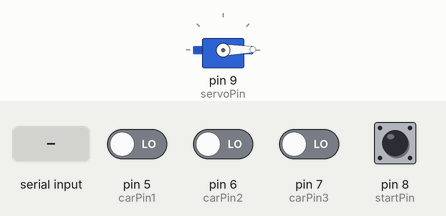
Bench run of a sketch on a simulated Arduino Uno, built with avr-gcc and run on an emulated ATmega328P. Parts: servo. The test bench sets the inputs (shaded band); at power-on: pin 5 (carPin1), pin 6 (carPin2), pin 7 (carPin3), pin 8 (startPin) LOW. What the sketch prints to the serial monitor is not drawn.

Above: at 1.2 s.
1.3 s: "6" received over Serial
At 1.8 s:
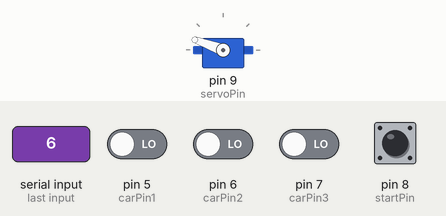
2.8 s: "1" received over Serial
4.3 s: pin 8 (startPin) pulled HIGH for 0.15 s
Timing chart, 0 to 7.3 s (numbered marks = the images above; inputs shaded):
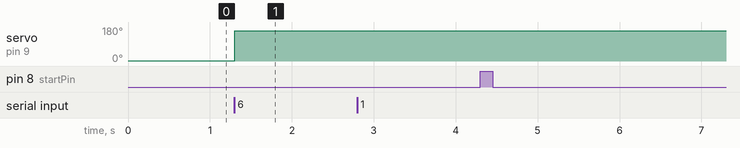

The sketch:

sketch.ino
```cpp
// (licence header left out)
#include <stdio.h>
#include <Servo.h>

#define READY    0
#define RACING   1
#define FINISHED 2

#define SERVOSTART 1
#define SERVOEND   160

const int resetPin = 4;
const int startPin = 8;
const int carPin1 = 5;
const int carPin2 = 6;
const int carPin3 = 7;
const int servoPin = 9;

int servoPos = SERVOSTART;
Servo starterServo;

int incomingByte = 0;

int state;
unsigned long startMillis;

struct cStats {
  unsigned long time;
  boolean gotInterrupt;
  boolean finished;
};

volatile struct cStats cs[3];

void stat_print(void)
{
  int i, secs, frac;
  unsigned long intval;
  char buf[80] = {0};

  for(i=0; i<3; i++)
  {
    intval = cs[i].time - startMillis;
    secs = floor(intval/1000);
    frac = intval - (secs*1000);
    sprintf(buf, "%i:%i.%03i|", i+1, secs, frac);
    Serial.print(buf);
  }

}

void initStats(void)
{
  startMillis = 0;
  cs[0].gotInterrupt = cs[0].finished = false;
  cs[1].gotInterrupt = cs[1].finished = false;
  cs[2].gotInterrupt = cs[2].finished = false;
  char buf[80] = {0};
  sprintf(buf,"1:0.000|2:0.000|3:0.000|");
  Serial.print(buf);
}

void setup()
{
  // Initialize the LCD
  //
  Serial.begin(19200);

  // attach the servo
  starterServo.attach(servoPin);
  starterServo.write(SERVOSTART);

  pinMode(resetPin, INPUT);
  pinMode(startPin, INPUT);

  initStats();

  state = READY;
  delay(50);
}

// Main loop...
//
void loop()
{
  // first check for serial instructions
  if (Serial.available() > 0) {
    // read the incoming byte:
    incomingByte = Serial.read();
    if (incomingByte == 49) {
      initStats();
      state = READY;
    } else if (incomingByte == 54 && state == READY) {
      if (starterServo.attached()) {
        starterServo.write(SERVOEND);
        startMillis = millis();
        state = RACING;
      }
    }
  } else {
    incomingByte = -1;
  }

  if(state == RACING)
  {

    // Check the car pins.
    //
    if(! cs[0].finished && digitalRead(carPin1) == HIGH)
    {
      cs[0].time = millis();
      cs[0].finished = true;
    }

    if(! cs[1].finished && digitalRead(carPin2) == HIGH)
    {
      cs[1].time = millis();
      cs[1].finished = true;
    }

    if(! cs[2].finished && digitalRead(carPin3) == HIGH)
    {
      cs[2].time = millis();
      cs[2].finished = true;
    }

    if(! cs[0].finished)
      cs[0].time = millis();
    if(! cs[1].finished)
      cs[1].time = millis();
    if(! cs[2].finished)
      cs[2].time = millis();

    stat_print();

    if(cs[0].finished && cs[1].finished && cs[2].finished)
    {
      state = FINISHED;
      if (starterServo.attached())
        starterServo.write(SERVOSTART);
    }
  }
  else if(state == READY)
  {
    // Check for start triggered...
    //
    if(digitalRead(startPin) == HIGH)
    {
      startMillis = millis();
      state = RACING;
    }
  }
  else if(state == FINISHED)
  {
    // Check for reset...
    //
    if(digitalRead(resetPin) == HIGH)
    {
      initStats();
      state = READY;
    }
  }
}
```

Measured:
- after the input at 1.3 s, servo on pin 9 (servoPin): 1° → 160° at once
- after the input at 2.8 s, every drawn part: stays the same
- after the input at 4.3 s, every drawn part: stays the same
